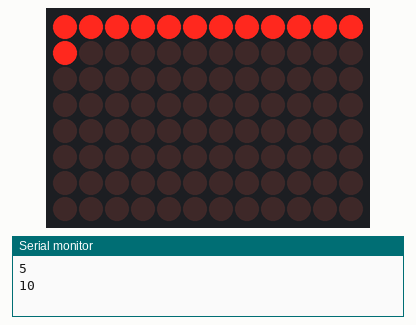
The sketch below on a simulated Arduino Uno R4 WiFi. On the bench: 12×8 LED matrix, the last lines printed to the serial monitor.

Above: at 0.15 s.
At 0.75 s:
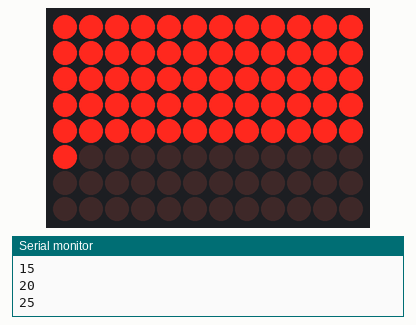
At 1.35 s:
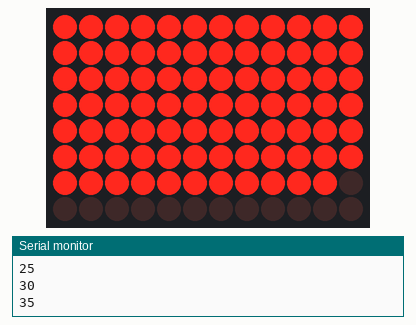
At 8.42 s:
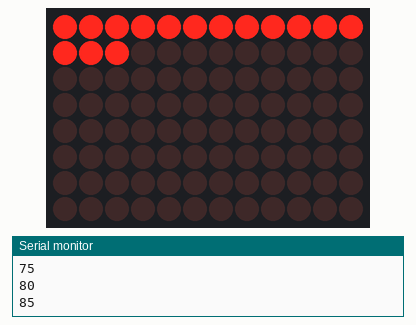
At 16.45 s:
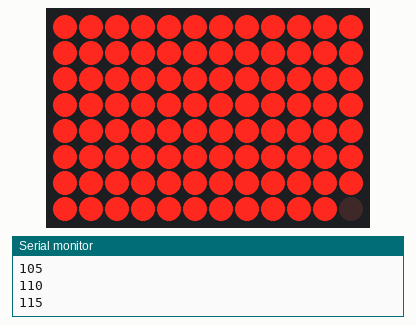
At 39.88 s:
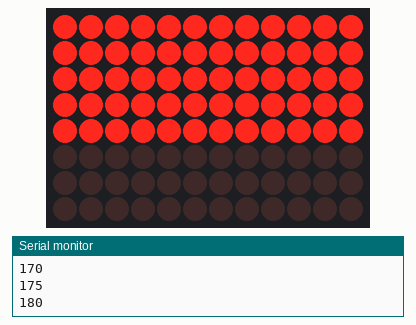

The sketch:

live-01-arduino-uno-r4-led-matrix-01.ino
```cpp
#include "Arduino_LED_Matrix.h"

ArduinoLEDMatrix matrix;

byte frame[8][12] = {
  {0, 0, 0, 0, 0, 0, 0, 0, 0, 0, 0, 0},
  {0, 0, 0, 0, 0, 0, 0, 0, 0, 0, 0, 0},
  {0, 0, 0, 0, 0, 0, 0, 0, 0, 0, 0, 0},
  {0, 0, 0, 0, 0, 0, 0, 0, 0, 0, 0, 0},
  {0, 0, 0, 0, 0, 0, 0, 0, 0, 0, 0, 0},
  {0, 0, 0, 0, 0, 0, 0, 0, 0, 0, 0, 0},
  {0, 0, 0, 0, 0, 0, 0, 0, 0, 0, 0, 0},
  {0, 0, 0, 0, 0, 0, 0, 0, 0, 0, 0, 0}
};

int currentRow = 0;
int currentColumn = 0;
byte delayTime = 0;

void setup() {
  Serial.begin(115200);
  matrix.begin();
}

void loop() {
  matrixUpdate(true, 25);
  matrixUpdate(false, 25);
}

void matrixUpdate(bool on, byte delayTime1) {
  for (currentRow = 0; currentRow < 8; currentRow += 1) {
    for (currentColumn = 0; currentColumn < 12; currentColumn += 1) {
    // for (currentRow = 0; currentRow < 8; currentRow += 1) {
      frame[currentRow][currentColumn] = on == true ? 1 : 0;
      matrix.renderBitmap(frame, 8, 12);
      delay(delayTime);
    }
    delayTime = delayTime + 5;
    Serial.println(delayTime);
  }
}
```
